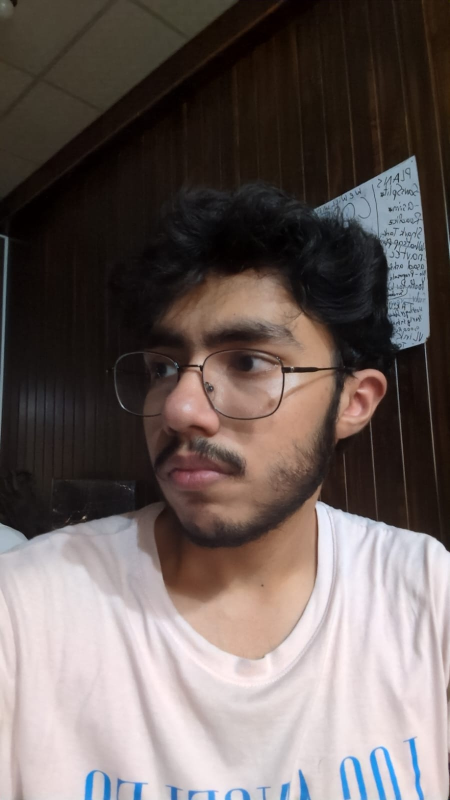
#> input picture Face-Detect+Recognize/dataset/mohid/image copy 2.png, 900 x 1600 px, given in place of the camera (shown at 1/2 size)
$ python face-detection.py
#> lines starting #> are read from the running program, lines starting #| are printed output that depends on the picture; after the words box and inside, x2 and y2 are one past the last pixel; in counts of white or black regions, pixels touching at a corner belong together
import cv2

face_cascade = cv2.CascadeClassifier('haarcascade_frontalface_default.xml')

# webcam = cv2.VideoCapture("http://192.168.18.208:8080/video")   # IP Camera
# webcam = cv2.VideoCapture(0)      # Laptop Camera
webcam = cv2.VideoCapture(1)        # Driod Camera (best)

webcam.set(cv2.CAP_PROP_FRAME_WIDTH, 640)
webcam.set(cv2.CAP_PROP_FRAME_HEIGHT, 480)

while True:
    _, img = webcam.read()
#> img is the input picture: shape (1600, 900, 3); mean B, G, R 92.6, 95.7, 106.9

    gray = cv2.cvtColor(img, cv2.COLOR_BGR2GRAY)  #convert to grayscale
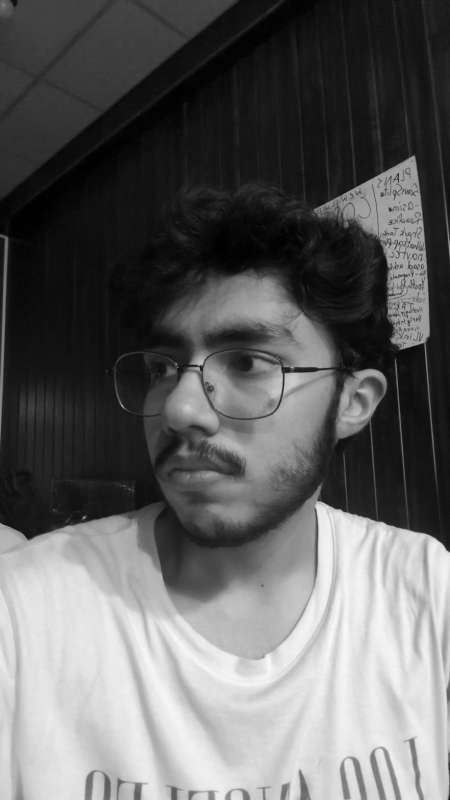
#> gray: shape (1600, 900) (shown at 1/2 size); min 0, max 249, mean 98.7

    gray_boosted = cv2.equalizeHist(gray)
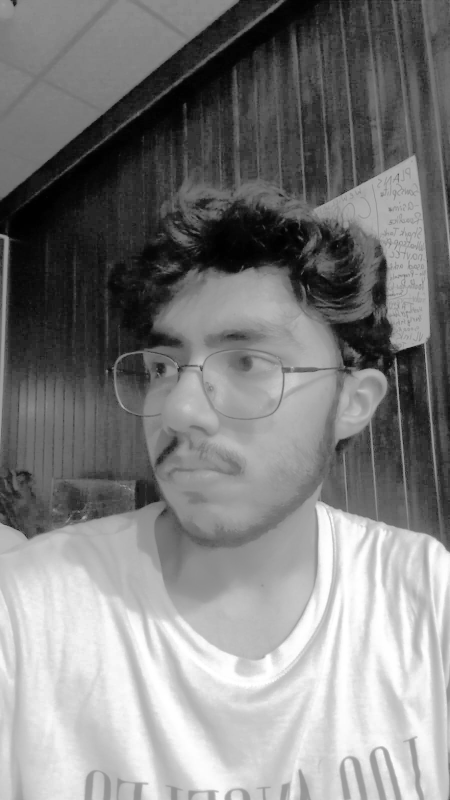
#> gray_boosted: shape (1600, 900) (shown at 1/2 size); min 0, max 255, mean 128.6

    faces = face_cascade.detectMultiScale(
        gray_boosted,
        scaleFactor=1.1,
        minNeighbors=5,
        minSize=(30, 30)
    )   #detect faces
#> faces = [[606, 304, 55, 55], [756, 465, 63, 63], [192, 524, 508, 508]]

    for (x, y, w, h) in faces:
        cv2.rectangle(img, (x, y), (x + w, y + h), (0, 255, 0), 2)   # mark the face with a rectangle
#> this loop made 3 passes
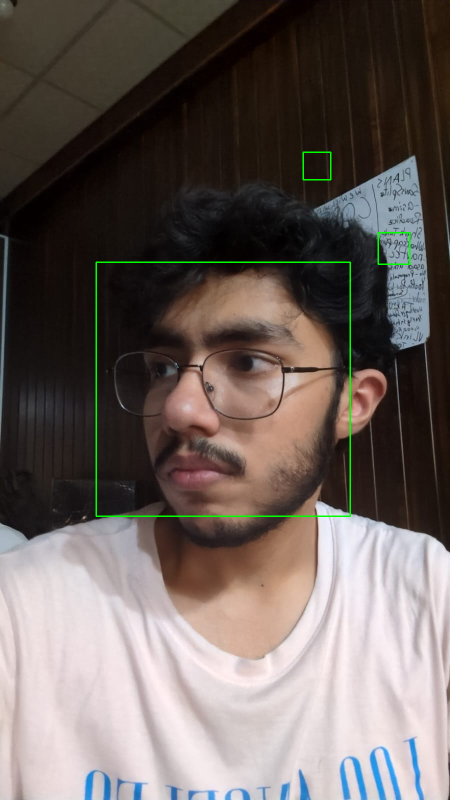
#> img: shape (1600, 900, 3) (shown at 1/2 size); 0.52% of pixels changed, all inside (x1, y1, x2, y2) = (191, 303, 821, 1034)

    cv2.imshow("Face detection", img)
    key = cv2.waitKey(10)
#> (key Esc is pressed here)
    if key == 27:    #ascii code for ESC key
        break

webcam.release()
cv2.destroyAllWindows()

$ run again, on Face-Detect+Recognize/dataset/mohid/image copy.png
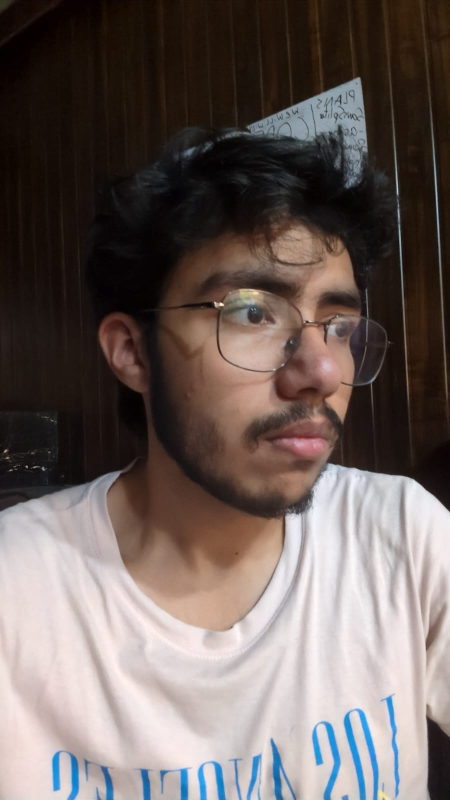
#> input picture Face-Detect+Recognize/dataset/mohid/image copy.png, 900 x 1600 px, given in place of the camera (shown at 1/2 size)
#> img is the input picture: shape (1600, 900, 3); mean B, G, R 92.9, 96.7, 108.5
#> `gray_boosted = cv2.equalizeHist(gray)`:
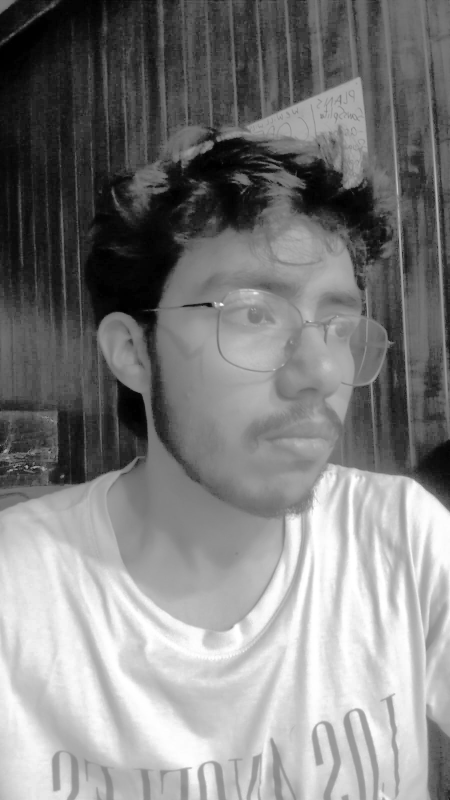
#> gray_boosted: shape (1600, 900) (shown at 1/2 size); min 0, max 255, mean 128.7
#> faces = [[416, 462, 386, 386]]
#> the loop `for (x, y, w, h) in faces:` made 1 pass
#> after the loop `for (x, y, w, h) in faces:`:
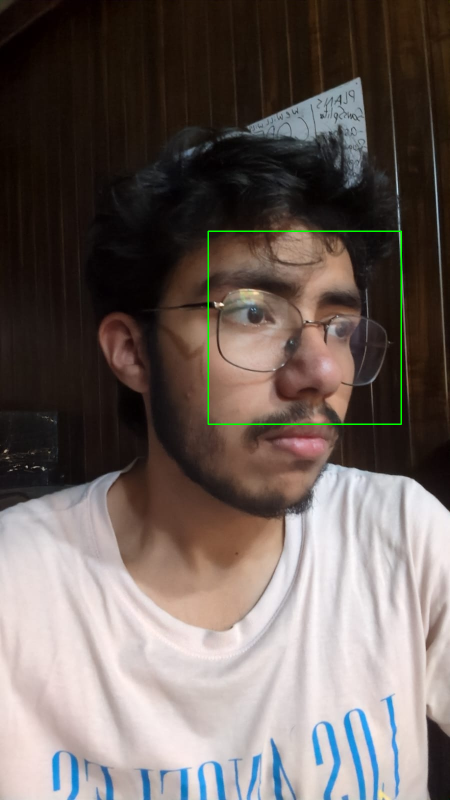
#> img: shape (1600, 900, 3) (shown at 1/2 size); 0.32% of pixels changed, all inside (x1, y1, x2, y2) = (415, 461, 804, 850)

$ run again, on Face-Detect+Recognize/dataset/mohid/image.png
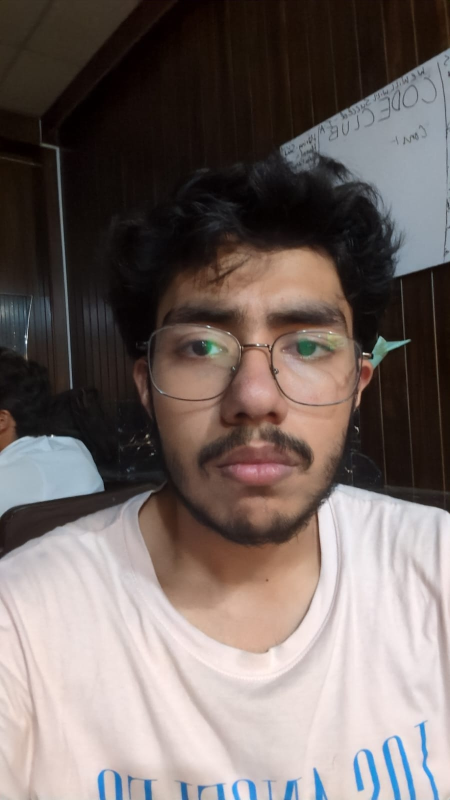
#> input picture Face-Detect+Recognize/dataset/mohid/image.png, 900 x 1600 px, given in place of the camera (shown at 1/2 size)
#> img is the input picture: shape (1600, 900, 3); mean B, G, R 100.9, 104.5, 115.9
#> `gray_boosted = cv2.equalizeHist(gray)`:
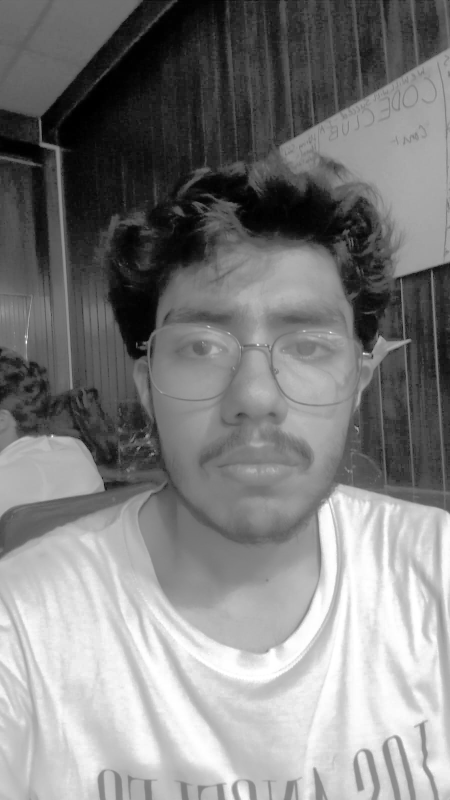
#> gray_boosted: shape (1600, 900) (shown at 1/2 size); min 0, max 255, mean 128.4
#> faces = [[245, 473, 530, 530]]
#> the loop `for (x, y, w, h) in faces:` made 1 pass
#> after the loop `for (x, y, w, h) in faces:`:
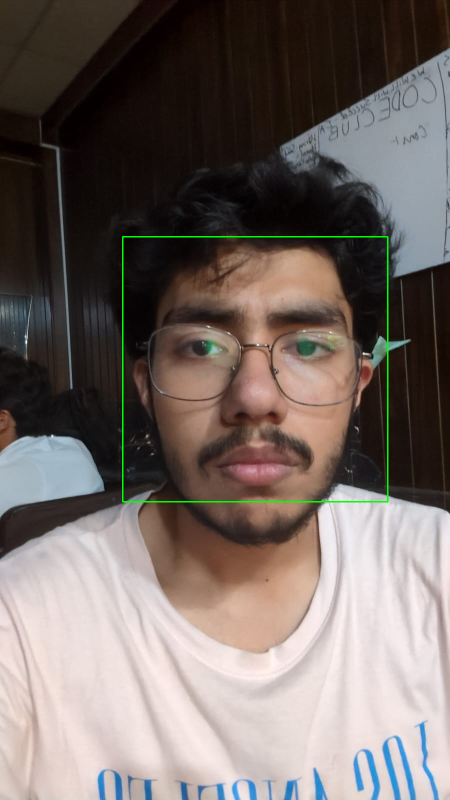
#> img: shape (1600, 900, 3) (shown at 1/2 size); 0.44% of pixels changed, all inside (x1, y1, x2, y2) = (244, 472, 777, 1005)
